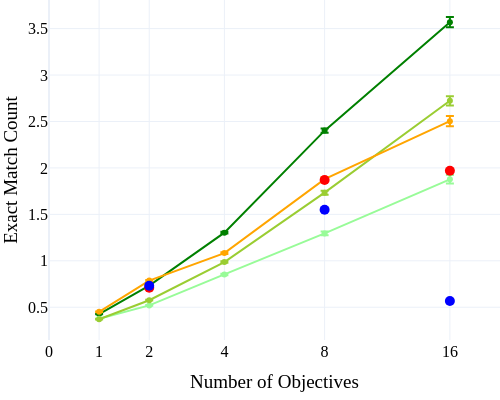

Notebook code for this chart:
### Code cell
scores01 = compute_scores(abbel_objectives_dfs01)
scorespen = compute_scores(abbel_objectives_dfs_penalty)
scorespen05 = compute_scores(abbel_objectives_dfs_penalty05)
mscores = compute_scores(mem1_objectives_dfs)

# Second plot - Line chart for exact match scores
fig2 = go.Figure()

# ABBEL EM
fig2.add_trace(go.Scatter(
    x=[OBJS_TO_X[o] for o in ALL_NUM_OBJS],
    y=[np.mean(s) for s in scores01],
    error_y=dict(type='data', array=[np.std(s)/np.sqrt(len(s)) for s in scores01]),
    mode='markers+lines',
    name='ABBEL',
    marker_color='green',
    marker_symbol='circle'
))

# ABBEL penalty EM
fig2.add_trace(go.Scatter(
    x=[OBJS_TO_X[o] for o in ALL_NUM_OBJS],
    y=[np.mean(s) for s in scorespen],
    error_y=dict(type='data', array=[np.std(s)/np.sqrt(len(s)) for s in scorespen]),
    mode='markers+lines',
    name='ABBEL (Length Penalty 0.1)',
    marker_color='palegreen',
    marker_symbol='circle'
))

fig2.add_trace(go.Scatter(
    x=[OBJS_TO_X[o] for o in ALL_NUM_OBJS],
    y=[np.mean(s) for s in scorespen05],
    error_y=dict(type='data', array=[np.std(s)/np.sqrt(len(s)) for s in scorespen05]),
    mode='markers+lines',
    name='ABBEL (Length Penalty 0.05)',
    marker_color='yellowgreen',
    marker_symbol='circle'
))

# MEM1 (Instruct) EM
fig2.add_trace(go.Scatter(
    x=[OBJS_TO_X[o] for o in ALL_NUM_OBJS],
    y=[np.mean(s) for s in mscores],
    error_y=dict(type='data', array=[np.std(s)/np.sqrt(len(s)) for s in mscores]),
    mode='markers+lines',
    name='MEM1 (Instruct)',
    marker_color='orange',
    marker_symbol='circle'
))

# MEM1 (Reported) EM
fig2.add_trace(go.Scatter(
    x=[OBJS_TO_X[o] for o in REPORTED_OBJS],
    y=[0.709,1.87,1.97],
    mode='markers',
    name='MEM1',
    marker_color='red',
    marker_symbol='circle',
    marker_size=10
))

# Qwen 14B
fig2.add_trace(go.Scatter(
    x=[OBJS_TO_X[o] for o in REPORTED_OBJS],
    y=[0.732,1.55,0.567],
    mode='markers',
    name='Qwen2.5-14B-Instruct',
    marker_color='blue',
    marker_symbol='circle',
    marker_size=10
))

fig2.update_layout(
    template='plotly_white',
    font=dict(family='Times New Roman', size=16, color='black'),
    xaxis_title='Number of Objectives',
    yaxis_title='Exact Match Count',
    width=500,
    height=400,
    showlegend=False,
    xaxis=dict(tickvals=[0] + [OBJS_TO_X[o] for o in ALL_NUM_OBJS], ticktext=[0] + ALL_NUM_OBJS, range=[0, 9]),
    margin=dict(l=0, r=0, t=0, b=60)
)

fig2.show()
fig2.write_image("notebooks/figures/QA_scores_fulleval.pdf", width=500, height=400)

### Figure 1 — Plotly figure (JSON) as saved in the notebook; plotly's stock layout.template omitted (floating-point values rounded to 4 significant figures)
{"data": [{"error_y": {"array": [0.0022, 0.004512, 0.009843, 0.02304, 0.05564], "type": "data"}, "marker": {"color": "green", "symbol": "circle"}, "mode": "markers+lines", "name": "ABBEL", "type": "scatter", "x": [1, 2, 3.5, 5.5, 8], "y": [0.426, 0.733, 1.303, 2.402, 3.569]}, {"error_y": {"array": [0.002156, 0.003915, 0.008502, 0.01953, 0.04572], "type": "data"}, "marker": {"color": "palegreen", "symbol": "circle"}, "mode": "markers+lines", "name": "ABBEL (Length Penalty 0.1)", "type": "scatter", "x": [1, 2, 3.5, 5.5, 8], "y": [0.3763, 0.5201, 0.8532, 1.295, 1.877]}, {"error_y": {"array": [0.002149, 0.004157, 0.008928, 0.02108, 0.04946], "type": "data"}, "marker": {"color": "yellowgreen", "symbol": "circle"}, "mode": "markers+lines", "name": "ABBEL (Length Penalty 0.05)", "type": "scatter", "x": [1, 2, 3.5, 5.5, 8], "y": [0.3707, 0.5757, 0.9868, 1.733, 2.723]}, {"error_y": {"array": [0.002214, 0.0046, 0.01009, 0.02365, 0.0561], "type": "data"}, "marker": {"color": "orange", "symbol": "circle"}, "mode": "markers+lines", "name": "MEM1 (Instruct)", "type": "scatter", "x": [1, 2, 3.5, 5.5, 8], "y": [0.4511, 0.7876, 1.083, 1.88, 2.504]}, {"marker": {"color": "red", "size": 10, "symbol": "circle"}, "mode": "markers", "name": "MEM1", "type": "scatter", "x": [2, 5.5, 8], "y": [0.709, 1.87, 1.97]}, {"marker": {"color": "blue", "size": 10, "symbol": "circle"}, "mode": "markers", "name": "Qwen2.5-14B-Instruct", "type": "scatter", "x": [2, 5.5, 8], "y": [0.732, 1.55, 0.567]}], "layout": {"font": {"color": "black", "family": "Times New Roman", "size": 16}, "height": 400, "margin": {"b": 60, "l": 0, "r": 0, "t": 0}, "showlegend": false, "width": 500, "xaxis": {"range": [0, 9], "ticktext": [0, 1, 2, 4, 8, 16], "tickvals": [0, 1, 2, 3.5, 5.5, 8], "title": {"text": "Number of Objectives"}}, "yaxis": {"title": {"text": "Exact Match Count"}}}}
